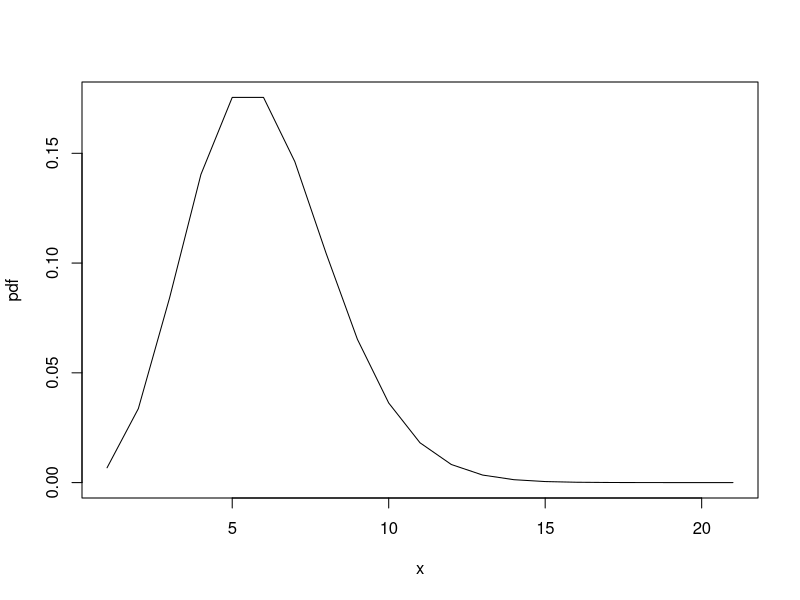
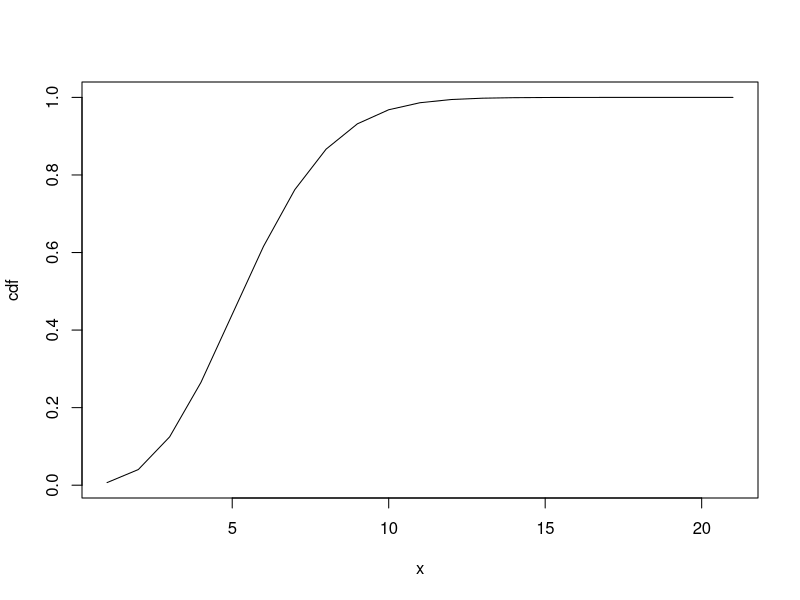

R code for these plots, in order:
## ---- chunk 1
knitr::opts_chunk$set(echo = TRUE)
## ---- chunk 2

x_range = 0:20
pdf = dpois(x_range, lambda = 5)
plot(pdf,
     type = "l",
     xlab = "x")

cdf = ppois(x_range, lambda = 5)
plot(cdf,
     type = "l",
     xlab = "x")
## ---- chunk 3
# Example, what is the cumulative probability of observing 3 or less transformed colonies in a 1 inch^2 space if λ = 5 (the rate of observing 3 transformed colonies in a 1 inch^2 space is 5)?

ppois(3, lambda = 5)
